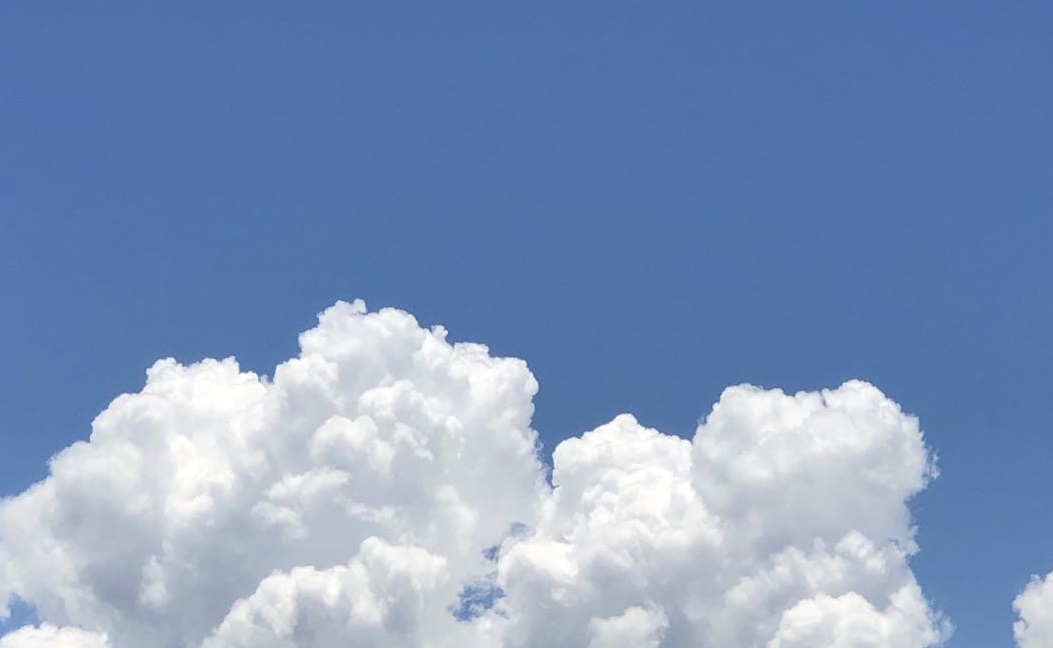
#> input picture learning_ml&dl/TheMostImportance/B_数据预处理/图像处理_skimage/B_图像滤波处理/Example_Image/4.jpg, 1053 x 648 px
$ python 'C_图像分割_OTSU算法阈值分割  ---- 计算视觉分割任务经典应用.py'
#> lines starting #> are read from the running program, lines starting #| are printed output that depends on the picture; long printed decimals are rounded
'''

************ 基于OTSU算法的阈值分割方法 ———— 图像分割的最基础的方法 ************
1.把图像转成灰度图
2.计算全部平均灰度w
3.选定一个阈值T把所有像素分成N0,N1两个
4.计算N0的灰度w0,N1的灰度w1
5.计算类间方差g = N0*(w0-w)^2 + N1*(w1-w)^2
6.采用遍历法找到Tmax使得g最大

************ OTSU算法阈值分割的代码实现 ************
import skimage.filters as filters
theta=filters.threshold_otsu(img_gray,nbins=256)
img_seg=np.zeros(img_gray.shape)
img_seg[img_gray>theta]=1

'''

import skimage.io as io
import skimage.filters as filters
from skimage.color import rgb2gray
import matplotlib.pyplot as plt
import numpy as np

# 导入图像
image = io.imread("./Example_Image/4.jpg")
#> image is the input picture: shape (648, 1053, 3); mean R, G, B 125.7, 150.7, 187.9
# 将图像转化成灰度图
img_gray= rgb2gray(image)
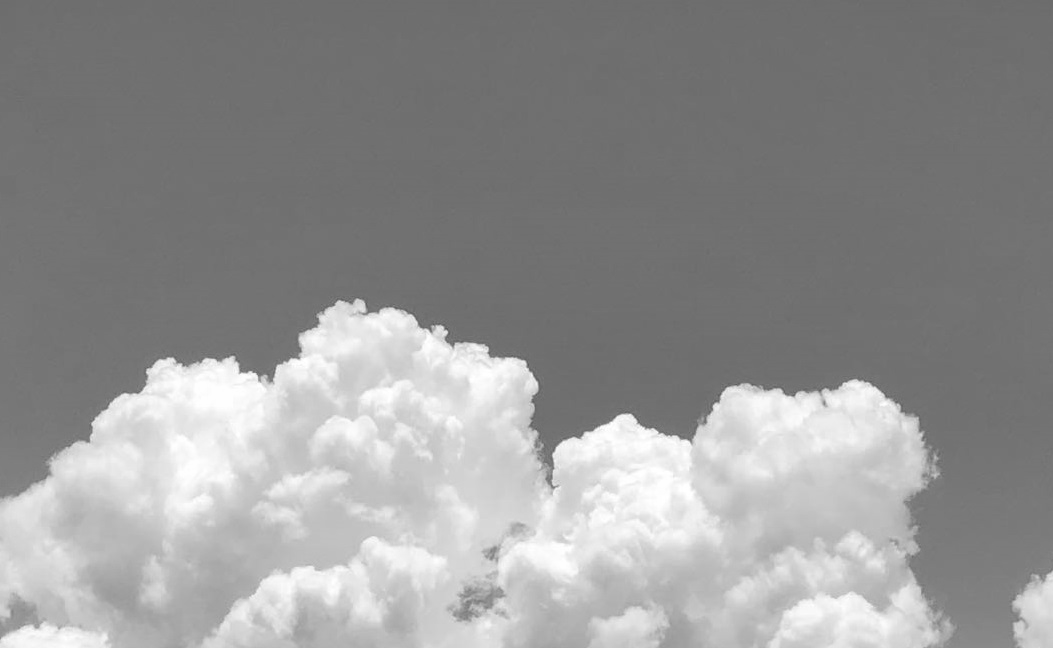
#> img_gray: shape (648, 1053) float64; min 0.353, max 1, mean 0.581

#采用otsu算法计算分割阈值
theta=filters.threshold_otsu(img_gray,nbins=256)
#> theta = 0.637
print(theta)
#| 0.6374
#通过阈值生成分割的图片
img_seg=np.zeros(img_gray.shape)
img_seg[img_gray>theta]=1
plt.imshow(img_seg);plt.show()
#> after `plt.imshow(img_seg)`:
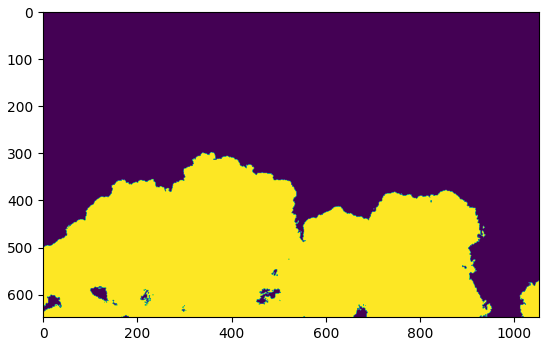
#> figure drawn by matplotlib, 1 panel

# 测试不同nbins效果并展示
theta=filters.threshold_otsu(img_gray,nbins=2)
#> theta = 0.515
img_seg1=np.zeros(image.shape)
img_seg1[img_gray>theta]=1

theta = filters.threshold_otsu(img_gray,nbins=256)
#> theta = 0.637
img_seg2=np.zeros(image.shape)
img_seg2[img_gray>theta]=1
print(img_seg)
plt.figure('segmented_img',figsize=(15,5))
plt.subplot(131);plt.imshow(img_seg)
plt.subplot(132);plt.imshow(img_seg1)
plt.subplot(133);plt.imshow(img_seg2)
plt.show()
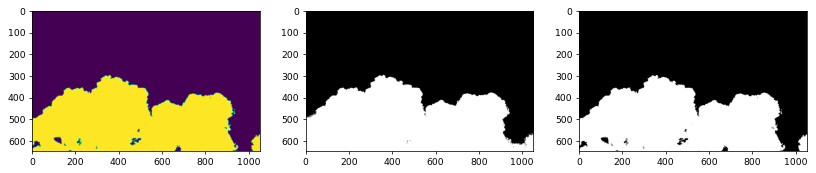
#> figure drawn by matplotlib, 3 panels

$ run again, with learning_ml&dl/TheMostImportance/B_数据预处理/图像处理_skimage/B_图像滤波处理/Example_Image/3.jpg copied over learning_ml&dl/TheMostImportance/B_数据预处理/图像处理_skimage/B_图像滤波处理/Example_Image/4.jpg
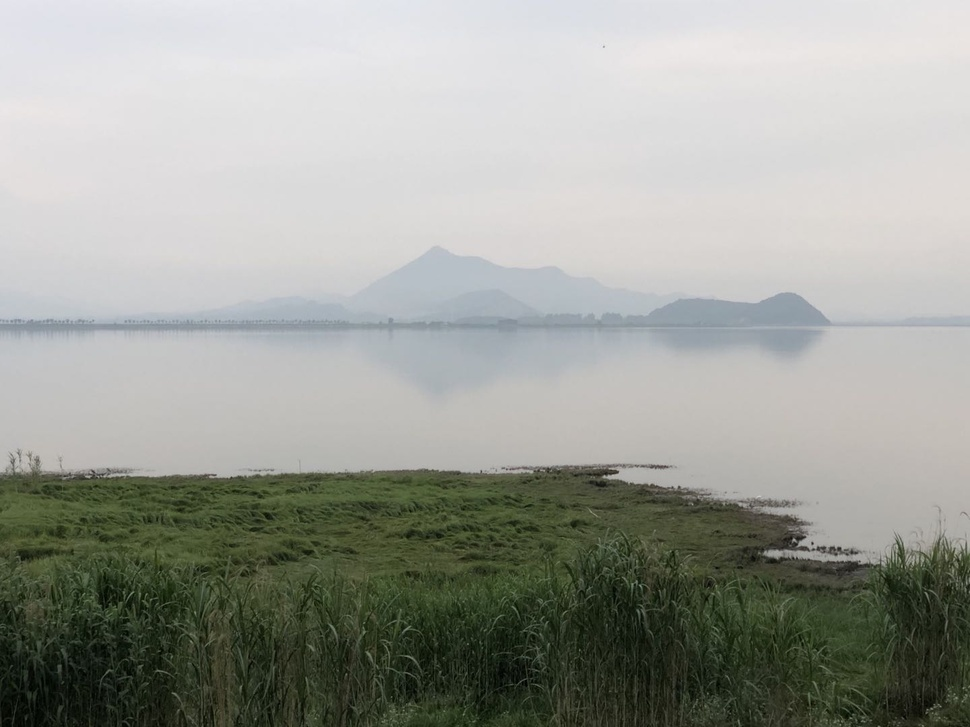
#> input picture learning_ml&dl/TheMostImportance/B_数据预处理/图像处理_skimage/B_图像滤波处理/Example_Image/3.jpg, 970 x 727 px, shrunk from 1440 x 1080 before the run
#> image is the input picture: shape (727, 970, 3); mean R, G, B 156.2, 158.7, 151.6
#> `theta=filters.threshold_otsu(img_gray,nbins=256)`: theta = 0.515
#| 0.5153
#> `plt.imshow(img_seg)`:
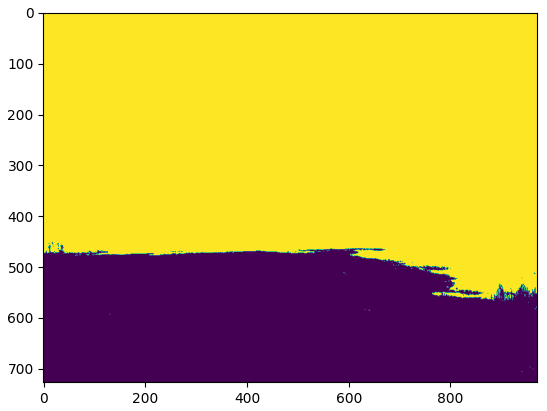
#> figure drawn by matplotlib, 1 panel
#> `theta=filters.threshold_otsu(img_gray,nbins=2)`: theta = 0.235
#> `theta = filters.threshold_otsu(img_gray,nbins=256)`: theta = 0.515
#> `plt.show()`:
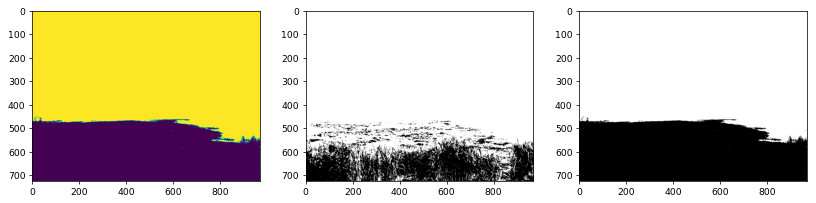
#> figure drawn by matplotlib, 3 panels
